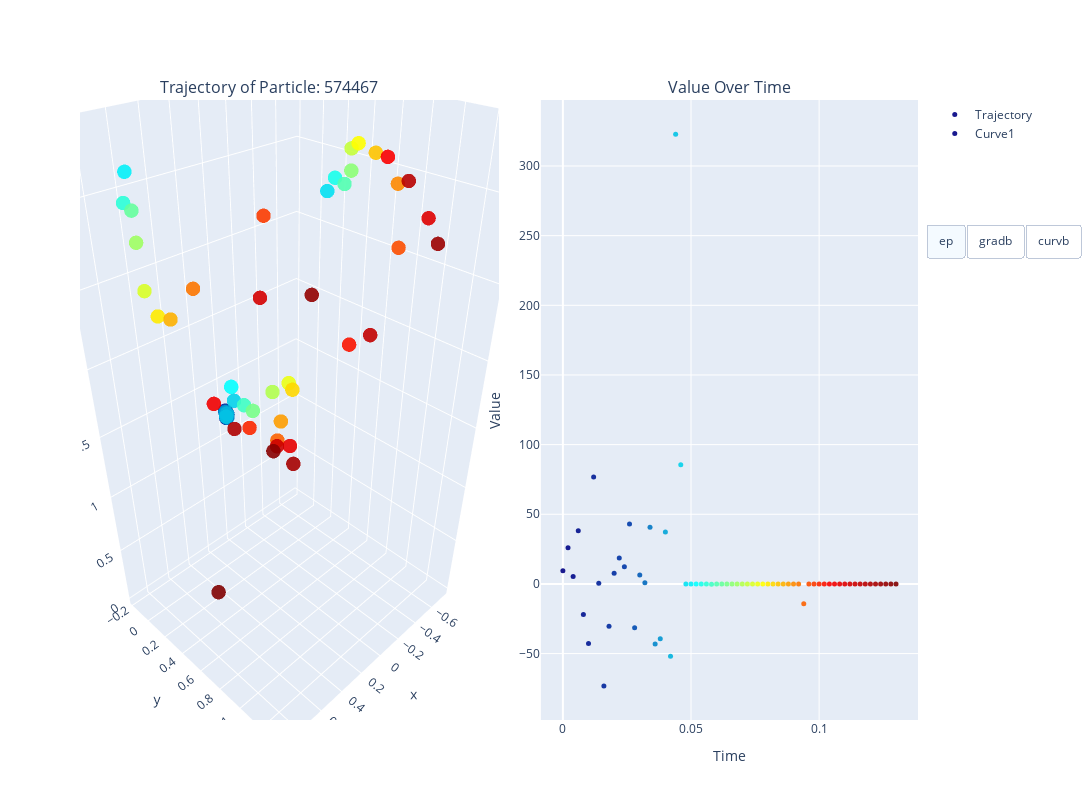

Notebook code cell kept with this figure:
### Code cell
singlef = ens.derive_single_traj(574467)
singlef.plot_traj(bin=20)

### Figure 1 — Plotly figure (JSON) as saved in the notebook; plotly's stock layout.template omitted (floating-point values rounded to 4 significant figures)
{"data": [{"hoverinfo": "text+x+y", "hovertemplate": "%{text}<br><b>X:</b> %{x}<br><b>Z:</b> %{y}<extra></extra>", "marker": {"color": [0, 0.002, 0.004, 0.006, 0.008, 0.01, 0.012, 0.014, 0.016, 0.018, 0.02, 0.022, 0.024, 0.026, 0.028, 0.03, 0.032, 0.034, 0.036, 0.038, 0.04, 0.042, 0.044, 0.046, 0.048, 0.05, 0.052, 0.054, 0.056, 0.058, 0.06, 0.062, 0.064, 0.066, 0.068, 0.07, 0.072, 0.074, 0.076, 0.078, 0.08, 0.082, 0.084, 0.086, 0.088, 0.09, 0.092, 0.094, 0.096, 0.098, 0.1, 0.102, 0.104, 0.106, 0.108, 0.11, 0.112, 0.114, 0.116, 0.118, 0.12, 0.122, 0.124, 0.126, 0.128, 0.13], "colorscale": [[0, "rgb(0,0,131)"], [0.2, "rgb(0,60,170)"], [0.4, "rgb(5,255,255)"], [0.6, "rgb(255,255,0)"], [0.8, "rgb(250,0,0)"], [1, "rgb(128,0,0)"]], "opacity": 0.9, "size": 5}, "mode": "markers", "name": "Trajectory", "scene": "scene", "text": ["<b>Time:</b> 0.0<br><b>Index:</b> 574467.0<br><b>Energy:</b> 6.01782e-05", "<b>Time:</b> 0.002<br><b>Index:</b> 574467.0<br><b>Energy:</b> 6.806544e-05", "<b>Time:</b> 0.004<br><b>Index:</b> 574467.0<br><b>Energy:</b> 0.0002553029", "<b>Time:</b> 0.006<br><b>Index:</b> 574467.0<br><b>Energy:</b> 0.0009240719", "<b>Time:</b> 0.008<br><b>Index:</b> 574467.0<br><b>Energy:</b> 0.001747268", "<b>Time:</b> 0.01<br><b>Index:</b> 574467.0<br><b>Energy:</b> 0.001300959", "<b>Time:</b> 0.012<br><b>Index:</b> 574467.0<br><b>Energy:</b> 0.0003247217", "<b>Time:</b> 0.014<br><b>Index:</b> 574467.0<br><b>Energy:</b> 0.001469992", "<b>Time:</b> 0.016<br><b>Index:</b> 574467.0<br><b>Energy:</b> 0.001071312", "<b>Time:</b> 0.018<br><b>Index:</b> 574467.0<br><b>Energy:</b> 0.0001247085", "<b>Time:</b> 0.02<br><b>Index:</b> 574467.0<br><b>Energy:</b> 4.240569e-05", "<b>Time:</b> 0.022<br><b>Index:</b> 574467.0<br><b>Energy:</b> 0.0001559343", "<b>Time:</b> 0.024<br><b>Index:</b> 574467.0<br><b>Energy:</b> 0.0001414773", "<b>Time:</b> 0.026<br><b>Index:</b> 574467.0<br><b>Energy:</b> 8.355911e-05", "<b>Time:</b> 0.028<br><b>Index:</b> 574467.0<br><b>Energy:</b> 0.001808661", "<b>Time:</b> 0.03<br><b>Index:</b> 574467.0<br><b>Energy:</b> 5.468126e-05", "<b>Time:</b> 0.032<br><b>Index:</b> 574467.0<br><b>Energy:</b> 0.0001434832", "<b>Time:</b> 0.034<br><b>Index:</b> 574467.0<br><b>Energy:</b> 0.0006893162", "<b>Time:</b> 0.036<br><b>Index:</b> 574467.0<br><b>Energy:</b> 0.0009828553", "<b>Time:</b> 0.038<br><b>Index:</b> 574467.0<br><b>Energy:</b> 0.0002103651", "<b>Time:</b> 0.04<br><b>Index:</b> 574467.0<br><b>Energy:</b> 0.0003828258", "<b>Time:</b> 0.042<br><b>Index:</b> 574467.0<br><b>Energy:</b> 0.001814743", "<b>Time:</b> 0.044<br><b>Index:</b> 574467.0<br><b>Energy:</b> 3.893569e-05", "<b>Time:</b> 0.046<br><b>Index:</b> 574467.0<br><b>Energy:</b> 0.0503221", "<b>Time:</b> 0.048<br><b>Index:</b> 574467.0<br><b>Energy:</b> 0.06792942", "<b>Time:</b> 0.05<br><b>Index:</b> 574467.0<br><b>Energy:</b> 0.06783496", "<b>Time:</b> 0.052<br><b>Index:</b> 574467.0<br><b>Energy:</b> 0.06776957", "<b>Time:</b> 0.054<br><b>Index:</b> 574467.0<br><b>Energy:</b> 0.06831349", "<b>Time:</b> 0.056<br><b>Index:</b> 574467.0<br><b>Energy:</b> 0.06822633", "<b>Time:</b> 0.058<br><b>Index:</b> 574467.0<br><b>Energy:</b> 0.0681722", "<b>Time:</b> 0.06<br><b>Index:</b> 574467.0<br><b>Energy:</b> 0.06875262", "<b>Time:</b> 0.062<br><b>Index:</b> 574467.0<br><b>Energy:</b> 0.06864947", "<b>Time:</b> 0.064<br><b>Index:</b> 574467.0<br><b>Energy:</b> 0.07078049", "<b>Time:</b> 0.066<br><b>Index:</b> 574467.0<br><b>Energy:</b> 0.06953995", "<b>Time:</b> 0.068<br><b>Index:</b> 574467.0<br><b>Energy:</b> 0.06943173", "<b>Time:</b> 0.07<br><b>Index:</b> 574467.0<br><b>Energy:</b> 0.06925083", "<b>Time:</b> 0.072<br><b>Index:</b> 574467.0<br><b>Energy:</b> 0.06935402", "<b>Time:</b> 0.074<br><b>Index:</b> 574467.0<br><b>Energy:</b> 0.0692107", "<b>Time:</b> 0.076<br><b>Index:</b> 574467.0<br><b>Energy:</b> 0.06891945", "<b>Time:</b> 0.078<br><b>Index:</b> 574467.0<br><b>Energy:</b> 0.06903909", "<b>Time:</b> 0.08<br><b>Index:</b> 574467.0<br><b>Energy:</b> 0.06885941", "<b>Time:</b> 0.082<br><b>Index:</b> 574467.0<br><b>Energy:</b> 0.06838415", "<b>Time:</b> 0.084<br><b>Index:</b> 574467.0<br><b>Energy:</b> 0.06849056", "<b>Time:</b> 0.086<br><b>Index:</b> 574467.0<br><b>Energy:</b> 0.06831885", "<b>Time:</b> 0.088<br><b>Index:</b> 574467.0<br><b>Energy:</b> 0.06817933", "<b>Time:</b> 0.09<br><b>Index:</b> 574467.0<br><b>Energy:</b> 0.06828257", "<b>Time:</b> 0.092<br><b>Index:</b> 574467.0<br><b>Energy:</b> 0.06813772", "<b>Time:</b> 0.094<br><b>Index:</b> 574467.0<br><b>Energy:</b> 0.06805248", "<b>Time:</b> 0.096<br><b>Index:</b> 574467.0<br><b>Energy:</b> 0.06791226", "<b>Time:</b> 0.098<br><b>Index:</b> 574467.0<br><b>Energy:</b> 0.06791322", "<b>Time:</b> 0.1<br><b>Index:</b> 574467.0<br><b>Energy:</b> 0.06780767", "<b>Time:</b> 0.102<br><b>Index:</b> 574467.0<br><b>Energy:</b> 0.06783799", "<b>Time:</b> 0.104<br><b>Index:</b> 574467.0<br><b>Energy:</b> 0.06789253", "<b>Time:</b> 0.106<br><b>Index:</b> 574467.0<br><b>Energy:</b> 0.06772152", "<b>Time:</b> 0.108<br><b>Index:</b> 574467.0<br><b>Energy:</b> 0.06761843", "<b>Time:</b> 0.11<br><b>Index:</b> 574467.0<br><b>Energy:</b> 0.06763294", "<b>Time:</b> 0.112<br><b>Index:</b> 574467.0<br><b>Energy:</b> 0.06750789", "<b>Time:</b> 0.114<br><b>Index:</b> 574467.0<br><b>Energy:</b> 0.06747736", "<b>Time:</b> 0.116<br><b>Index:</b> 574467.0<br><b>Energy:</b> 0.0673124", "<b>Time:</b> 0.118<br><b>Index:</b> 574467.0<br><b>Energy:</b> 0.06731645", "<b>Time:</b> 0.12<br><b>Index:</b> 574467.0<br><b>Energy:</b> 0.0672325", "<b>Time:</b> 0.122<br><b>Index:</b> 574467.0<br><b>Energy:</b> 0.0670199", "<b>Time:</b> 0.124<br><b>Index:</b> 574467.0<br><b>Energy:</b> 0.0670006", "<b>Time:</b> 0.126<br><b>Index:</b> 574467.0<br><b>Energy:</b> 0.06694896", "<b>Time:</b> 0.128<br><b>Index:</b> 574467.0<br><b>Energy:</b> 0.06695233", "<b>Time:</b> 0.13<br><b>Index:</b> 574467.0<br><b>Energy:</b> 0.06616479"], "type": "scatter3d", "x": [-0.01726, -0.01742, -0.01842, -0.0227, -0.02251, -0.01732, -0.01548, -0.02132, -0.02276, -0.01859, -0.01826, -0.0187, -0.01854, -0.01821, -0.02203, -0.01912, -0.01653, -0.02129, -0.02211, -0.01895, -0.02219, -0.02038, -0.01892, -0.01294, -0.738, 0.582, 0.06536, -0.681, 0.6897, 0.04227, -0.6536, 0.7215, 0.05045, -0.587, 0.7987, -0.07291, -0.4536, 0.8612, -0.1439, -0.3734, 0.8872, -0.1289, -0.3949, 0.9073, 0.002157, -0.532, 0.8827, 0.08014, -0.6473, 0.6393, 0.3956, -0.4317, -0.03396, 0.8397, 0.004827, -0.6087, 0.8149, 0.2085, -0.5142, 0.05434, 0.8002, -0.001178, -0.6607, 0.7137, 0.3253, 0.4774], "y": [-0.1715, -0.1714, -0.1693, -0.1637, -0.1598, -0.1698, -0.1755, -0.1614, -0.163, -0.1697, -0.1706, -0.1693, -0.1696, -0.1703, -0.1594, -0.1774, -0.1769, -0.1651, -0.164, -0.1765, -0.1735, -0.1618, -0.1716, -0.06873, 0.09581, -0.1555, 0.00402, 0.208, -0.03612, 0.1008, 0.3108, 0.08265, 0.1978, 0.4157, 0.2088, 0.2607, 0.5235, 0.3264, 0.3418, 0.639, 0.4578, 0.3905, 0.742, 0.5927, 0.4155, 0.8003, 0.7581, 0.4618, 0.7584, 0.9752, 0.5528, 0.5981, 1.102, 0.7953, 0.5025, 0.9723, 1.131, 0.5915, 0.6969, 1.296, 0.8988, 0.528, 1.019, 1.337, 0.6813, 0.2274], "z": [1.184, 1.184, 1.179, 1.186, 1.211, 1.238, 1.242, 1.22, 1.189, 1.182, 1.184, 1.182, 1.182, 1.184, 1.21, 1.229, 1.232, 1.183, 1.187, 1.226, 1.217, 1.22, 1.19, 1.382, 2.732, 3.095, 1.57, 2.856, 2.984, 1.456, 2.849, 2.983, 1.461, 2.968, 2.871, 1.584, 3.144, 2.667, 1.659, 3.21, 2.584, 1.637, 3.177, 2.626, 1.461, 2.994, 2.837, 1.372, 2.575, 3.173, 1.688, 1.937, 3.307, 2.199, 1.308, 2.824, 2.9, 1.468, 2.012, 3.261, 2.076, 1.167, 2.672, 2.951, 1.544, 0.04314]}, {"hoverinfo": "text+x+y", "hovertemplate": "%{text}<br><b>X:</b> %{x}<br><b>Z:</b> %{y}<extra></extra>", "marker": {"color": [0, 0.002, 0.004, 0.006, 0.008, 0.01, 0.012, 0.014, 0.016, 0.018, 0.02, 0.022, 0.024, 0.026, 0.028, 0.03, 0.032, 0.034, 0.036, 0.038, 0.04, 0.042, 0.044, 0.046, 0.048, 0.05, 0.052, 0.054, 0.056, 0.058, 0.06, 0.062, 0.064, 0.066, 0.068, 0.07, 0.072, 0.074, 0.076, 0.078, 0.08, 0.082, 0.084, 0.086, 0.088, 0.09, 0.092, 0.094, 0.096, 0.098, 0.1, 0.102, 0.104, 0.106, 0.108, 0.11, 0.112, 0.114, 0.116, 0.118, 0.12, 0.122, 0.124, 0.126, 0.128, 0.13], "colorscale": [[0, "rgb(0,0,131)"], [0.2, "rgb(0,60,170)"], [0.4, "rgb(5,255,255)"], [0.6, "rgb(255,255,0)"], [0.8, "rgb(250,0,0)"], [1, "rgb(128,0,0)"]], "opacity": 0.9, "size": 5}, "mode": "markers", "name": "Curve1", "text": ["<b>Time:</b> 0.0<br><b>Index:</b> 574467.0<br><b>Energy:</b> 6.01782e-05", "<b>Time:</b> 0.002<br><b>Index:</b> 574467.0<br><b>Energy:</b> 6.806544e-05", "<b>Time:</b> 0.004<br><b>Index:</b> 574467.0<br><b>Energy:</b> 0.0002553029", "<b>Time:</b> 0.006<br><b>Index:</b> 574467.0<br><b>Energy:</b> 0.0009240719", "<b>Time:</b> 0.008<br><b>Index:</b> 574467.0<br><b>Energy:</b> 0.001747268", "<b>Time:</b> 0.01<br><b>Index:</b> 574467.0<br><b>Energy:</b> 0.001300959", "<b>Time:</b> 0.012<br><b>Index:</b> 574467.0<br><b>Energy:</b> 0.0003247217", "<b>Time:</b> 0.014<br><b>Index:</b> 574467.0<br><b>Energy:</b> 0.001469992", "<b>Time:</b> 0.016<br><b>Index:</b> 574467.0<br><b>Energy:</b> 0.001071312", "<b>Time:</b> 0.018<br><b>Index:</b> 574467.0<br><b>Energy:</b> 0.0001247085", "<b>Time:</b> 0.02<br><b>Index:</b> 574467.0<br><b>Energy:</b> 4.240569e-05", "<b>Time:</b> 0.022<br><b>Index:</b> 574467.0<br><b>Energy:</b> 0.0001559343", "<b>Time:</b> 0.024<br><b>Index:</b> 574467.0<br><b>Energy:</b> 0.0001414773", "<b>Time:</b> 0.026<br><b>Index:</b> 574467.0<br><b>Energy:</b> 8.355911e-05", "<b>Time:</b> 0.028<br><b>Index:</b> 574467.0<br><b>Energy:</b> 0.001808661", "<b>Time:</b> 0.03<br><b>Index:</b> 574467.0<br><b>Energy:</b> 5.468126e-05", "<b>Time:</b> 0.032<br><b>Index:</b> 574467.0<br><b>Energy:</b> 0.0001434832", "<b>Time:</b> 0.034<br><b>Index:</b> 574467.0<br><b>Energy:</b> 0.0006893162", "<b>Time:</b> 0.036<br><b>Index:</b> 574467.0<br><b>Energy:</b> 0.0009828553", "<b>Time:</b> 0.038<br><b>Index:</b> 574467.0<br><b>Energy:</b> 0.0002103651", "<b>Time:</b> 0.04<br><b>Index:</b> 574467.0<br><b>Energy:</b> 0.0003828258", "<b>Time:</b> 0.042<br><b>Index:</b> 574467.0<br><b>Energy:</b> 0.001814743", "<b>Time:</b> 0.044<br><b>Index:</b> 574467.0<br><b>Energy:</b> 3.893569e-05", "<b>Time:</b> 0.046<br><b>Index:</b> 574467.0<br><b>Energy:</b> 0.0503221", "<b>Time:</b> 0.048<br><b>Index:</b> 574467.0<br><b>Energy:</b> 0.06792942", "<b>Time:</b> 0.05<br><b>Index:</b> 574467.0<br><b>Energy:</b> 0.06783496", "<b>Time:</b> 0.052<br><b>Index:</b> 574467.0<br><b>Energy:</b> 0.06776957", "<b>Time:</b> 0.054<br><b>Index:</b> 574467.0<br><b>Energy:</b> 0.06831349", "<b>Time:</b> 0.056<br><b>Index:</b> 574467.0<br><b>Energy:</b> 0.06822633", "<b>Time:</b> 0.058<br><b>Index:</b> 574467.0<br><b>Energy:</b> 0.0681722", "<b>Time:</b> 0.06<br><b>Index:</b> 574467.0<br><b>Energy:</b> 0.06875262", "<b>Time:</b> 0.062<br><b>Index:</b> 574467.0<br><b>Energy:</b> 0.06864947", "<b>Time:</b> 0.064<br><b>Index:</b> 574467.0<br><b>Energy:</b> 0.07078049", "<b>Time:</b> 0.066<br><b>Index:</b> 574467.0<br><b>Energy:</b> 0.06953995", "<b>Time:</b> 0.068<br><b>Index:</b> 574467.0<br><b>Energy:</b> 0.06943173", "<b>Time:</b> 0.07<br><b>Index:</b> 574467.0<br><b>Energy:</b> 0.06925083", "<b>Time:</b> 0.072<br><b>Index:</b> 574467.0<br><b>Energy:</b> 0.06935402", "<b>Time:</b> 0.074<br><b>Index:</b> 574467.0<br><b>Energy:</b> 0.0692107", "<b>Time:</b> 0.076<br><b>Index:</b> 574467.0<br><b>Energy:</b> 0.06891945", "<b>Time:</b> 0.078<br><b>Index:</b> 574467.0<br><b>Energy:</b> 0.06903909", "<b>Time:</b> 0.08<br><b>Index:</b> 574467.0<br><b>Energy:</b> 0.06885941", "<b>Time:</b> 0.082<br><b>Index:</b> 574467.0<br><b>Energy:</b> 0.06838415", "<b>Time:</b> 0.084<br><b>Index:</b> 574467.0<br><b>Energy:</b> 0.06849056", "<b>Time:</b> 0.086<br><b>Index:</b> 574467.0<br><b>Energy:</b> 0.06831885", "<b>Time:</b> 0.088<br><b>Index:</b> 574467.0<br><b>Energy:</b> 0.06817933", "<b>Time:</b> 0.09<br><b>Index:</b> 574467.0<br><b>Energy:</b> 0.06828257", "<b>Time:</b> 0.092<br><b>Index:</b> 574467.0<br><b>Energy:</b> 0.06813772", "<b>Time:</b> 0.094<br><b>Index:</b> 574467.0<br><b>Energy:</b> 0.06805248", "<b>Time:</b> 0.096<br><b>Index:</b> 574467.0<br><b>Energy:</b> 0.06791226", "<b>Time:</b> 0.098<br><b>Index:</b> 574467.0<br><b>Energy:</b> 0.06791322", "<b>Time:</b> 0.1<br><b>Index:</b> 574467.0<br><b>Energy:</b> 0.06780767", "<b>Time:</b> 0.102<br><b>Index:</b> 574467.0<br><b>Energy:</b> 0.06783799", "<b>Time:</b> 0.104<br><b>Index:</b> 574467.0<br><b>Energy:</b> 0.06789253", "<b>Time:</b> 0.106<br><b>Index:</b> 574467.0<br><b>Energy:</b> 0.06772152", "<b>Time:</b> 0.108<br><b>Index:</b> 574467.0<br><b>Energy:</b> 0.06761843", "<b>Time:</b> 0.11<br><b>Index:</b> 574467.0<br><b>Energy:</b> 0.06763294", "<b>Time:</b> 0.112<br><b>Index:</b> 574467.0<br><b>Energy:</b> 0.06750789", "<b>Time:</b> 0.114<br><b>Index:</b> 574467.0<br><b>Energy:</b> 0.06747736", "<b>Time:</b> 0.116<br><b>Index:</b> 574467.0<br><b>Energy:</b> 0.0673124", "<b>Time:</b> 0.118<br><b>Index:</b> 574467.0<br><b>Energy:</b> 0.06731645", "<b>Time:</b> 0.12<br><b>Index:</b> 574467.0<br><b>Energy:</b> 0.0672325", "<b>Time:</b> 0.122<br><b>Index:</b> 574467.0<br><b>Energy:</b> 0.0670199", "<b>Time:</b> 0.124<br><b>Index:</b> 574467.0<br><b>Energy:</b> 0.0670006", "<b>Time:</b> 0.126<br><b>Index:</b> 574467.0<br><b>Energy:</b> 0.06694896", "<b>Time:</b> 0.128<br><b>Index:</b> 574467.0<br><b>Energy:</b> 0.06695233", "<b>Time:</b> 0.13<br><b>Index:</b> 574467.0<br><b>Energy:</b> 0.06616479"], "type": "scatter", "visible": true, "x": [0, 0.002, 0.004, 0.006, 0.008, 0.01, 0.012, 0.014, 0.016, 0.018, 0.02, 0.022, 0.024, 0.026, 0.028, 0.03, 0.032, 0.034, 0.036, 0.038, 0.04, 0.042, 0.044, 0.046, 0.048, 0.05, 0.052, 0.054, 0.056, 0.058, 0.06, 0.062, 0.064, 0.066, 0.068, 0.07, 0.072, 0.074, 0.076, 0.078, 0.08, 0.082, 0.084, 0.086, 0.088, 0.09, 0.092, 0.094, 0.096, 0.098, 0.1, 0.102, 0.104, 0.106, 0.108, 0.11, 0.112, 0.114, 0.116, 0.118, 0.12, 0.122, 0.124, 0.126, 0.128, 0.13], "xaxis": "x", "y": [9.408, 26.02, 5.278, 38.1, -21.91, -42.77, 76.84, 0.4669, -73.19, -30.42, 7.623, 18.53, 12.25, 43.07, -31.38, 6.33, 0.8121, 40.71, -43.14, -39.3, 37.33, -51.91, 322.9, 85.63, -9.3e-12, 5.032e-13, -9.033e-14, 7.991e-13, -2.76e-12, -0.1999, -7.049e-13, -1.551e-13, -9.748e-13, 1.199e-13, -1.509e-12, -3.433e-12, -7.472e-12, 7.651e-13, 2.895e-13, 8.516e-12, -4.02e-12, 1.017e-12, 3.81e-12, -9.55e-13, -3.188e-13, -7.481e-12, -1.907e-13, -14.22, 9.628e-12, 1.621e-11, -6.317e-13, 1.194e-11, -2.48e-11, 1.916e-12, 6.94e-12, 3.568e-11, 6.628e-12, -7.738e-13, -3.357e-12, 4.924e-12, -4.01e-13, -1.121e-12, 6.131e-12, 1.952e-12, -1.451e-11, -5.536e-12], "yaxis": "y"}, {"hoverinfo": "text+x+y", "hovertemplate": "%{text}<br><b>X:</b> %{x}<br><b>Z:</b> %{y}<extra></extra>", "marker": {"color": [0, 0.002, 0.004, 0.006, 0.008, 0.01, 0.012, 0.014, 0.016, 0.018, 0.02, 0.022, 0.024, 0.026, 0.028, 0.03, 0.032, 0.034, 0.036, 0.038, 0.04, 0.042, 0.044, 0.046, 0.048, 0.05, 0.052, 0.054, 0.056, 0.058, 0.06, 0.062, 0.064, 0.066, 0.068, 0.07, 0.072, 0.074, 0.076, 0.078, 0.08, 0.082, 0.084, 0.086, 0.088, 0.09, 0.092, 0.094, 0.096, 0.098, 0.1, 0.102, 0.104, 0.106, 0.108, 0.11, 0.112, 0.114, 0.116, 0.118, 0.12, 0.122, 0.124, 0.126, 0.128, 0.13], "colorscale": [[0, "rgb(0,0,131)"], [0.2, "rgb(0,60,170)"], [0.4, "rgb(5,255,255)"], [0.6, "rgb(255,255,0)"], [0.8, "rgb(250,0,0)"], [1, "rgb(128,0,0)"]], "opacity": 0.9, "size": 5}, "mode": "markers", "name": "Curve2", "text": ["<b>Time:</b> 0.0<br><b>Index:</b> 574467.0<br><b>Energy:</b> 6.01782e-05", "<b>Time:</b> 0.002<br><b>Index:</b> 574467.0<br><b>Energy:</b> 6.806544e-05", "<b>Time:</b> 0.004<br><b>Index:</b> 574467.0<br><b>Energy:</b> 0.0002553029", "<b>Time:</b> 0.006<br><b>Index:</b> 574467.0<br><b>Energy:</b> 0.0009240719", "<b>Time:</b> 0.008<br><b>Index:</b> 574467.0<br><b>Energy:</b> 0.001747268", "<b>Time:</b> 0.01<br><b>Index:</b> 574467.0<br><b>Energy:</b> 0.001300959", "<b>Time:</b> 0.012<br><b>Index:</b> 574467.0<br><b>Energy:</b> 0.0003247217", "<b>Time:</b> 0.014<br><b>Index:</b> 574467.0<br><b>Energy:</b> 0.001469992", "<b>Time:</b> 0.016<br><b>Index:</b> 574467.0<br><b>Energy:</b> 0.001071312", "<b>Time:</b> 0.018<br><b>Index:</b> 574467.0<br><b>Energy:</b> 0.0001247085", "<b>Time:</b> 0.02<br><b>Index:</b> 574467.0<br><b>Energy:</b> 4.240569e-05", "<b>Time:</b> 0.022<br><b>Index:</b> 574467.0<br><b>Energy:</b> 0.0001559343", "<b>Time:</b> 0.024<br><b>Index:</b> 574467.0<br><b>Energy:</b> 0.0001414773", "<b>Time:</b> 0.026<br><b>Index:</b> 574467.0<br><b>Energy:</b> 8.355911e-05", "<b>Time:</b> 0.028<br><b>Index:</b> 574467.0<br><b>Energy:</b> 0.001808661", "<b>Time:</b> 0.03<br><b>Index:</b> 574467.0<br><b>Energy:</b> 5.468126e-05", "<b>Time:</b> 0.032<br><b>Index:</b> 574467.0<br><b>Energy:</b> 0.0001434832", "<b>Time:</b> 0.034<br><b>Index:</b> 574467.0<br><b>Energy:</b> 0.0006893162", "<b>Time:</b> 0.036<br><b>Index:</b> 574467.0<br><b>Energy:</b> 0.0009828553", "<b>Time:</b> 0.038<br><b>Index:</b> 574467.0<br><b>Energy:</b> 0.0002103651", "<b>Time:</b> 0.04<br><b>Index:</b> 574467.0<br><b>Energy:</b> 0.0003828258", "<b>Time:</b> 0.042<br><b>Index:</b> 574467.0<br><b>Energy:</b> 0.001814743", "<b>Time:</b> 0.044<br><b>Index:</b> 574467.0<br><b>Energy:</b> 3.893569e-05", "<b>Time:</b> 0.046<br><b>Index:</b> 574467.0<br><b>Energy:</b> 0.0503221", "<b>Time:</b> 0.048<br><b>Index:</b> 574467.0<br><b>Energy:</b> 0.06792942", "<b>Time:</b> 0.05<br><b>Index:</b> 574467.0<br><b>Energy:</b> 0.06783496", "<b>Time:</b> 0.052<br><b>Index:</b> 574467.0<br><b>Energy:</b> 0.06776957", "<b>Time:</b> 0.054<br><b>Index:</b> 574467.0<br><b>Energy:</b> 0.06831349", "<b>Time:</b> 0.056<br><b>Index:</b> 574467.0<br><b>Energy:</b> 0.06822633", "<b>Time:</b> 0.058<br><b>Index:</b> 574467.0<br><b>Energy:</b> 0.0681722", "<b>Time:</b> 0.06<br><b>Index:</b> 574467.0<br><b>Energy:</b> 0.06875262", "<b>Time:</b> 0.062<br><b>Index:</b> 574467.0<br><b>Energy:</b> 0.06864947", "<b>Time:</b> 0.064<br><b>Index:</b> 574467.0<br><b>Energy:</b> 0.07078049", "<b>Time:</b> 0.066<br><b>Index:</b> 574467.0<br><b>Energy:</b> 0.06953995", "<b>Time:</b> 0.068<br><b>Index:</b> 574467.0<br><b>Energy:</b> 0.06943173", "<b>Time:</b> 0.07<br><b>Index:</b> 574467.0<br><b>Energy:</b> 0.06925083", "<b>Time:</b> 0.072<br><b>Index:</b> 574467.0<br><b>Energy:</b> 0.06935402", "<b>Time:</b> 0.074<br><b>Index:</b> 574467.0<br><b>Energy:</b> 0.0692107", "<b>Time:</b> 0.076<br><b>Index:</b> 574467.0<br><b>Energy:</b> 0.06891945", "<b>Time:</b> 0.078<br><b>Index:</b> 574467.0<br><b>Energy:</b> 0.06903909", "<b>Time:</b> 0.08<br><b>Index:</b> 574467.0<br><b>Energy:</b> 0.06885941", "<b>Time:</b> 0.082<br><b>Index:</b> 574467.0<br><b>Energy:</b> 0.06838415", "<b>Time:</b> 0.084<br><b>Index:</b> 574467.0<br><b>Energy:</b> 0.06849056", "<b>Time:</b> 0.086<br><b>Index:</b> 574467.0<br><b>Energy:</b> 0.06831885", "<b>Time:</b> 0.088<br><b>Index:</b> 574467.0<br><b>Energy:</b> 0.06817933", "<b>Time:</b> 0.09<br><b>Index:</b> 574467.0<br><b>Energy:</b> 0.06828257", "<b>Time:</b> 0.092<br><b>Index:</b> 574467.0<br><b>Energy:</b> 0.06813772", "<b>Time:</b> 0.094<br><b>Index:</b> 574467.0<br><b>Energy:</b> 0.06805248", "<b>Time:</b> 0.096<br><b>Index:</b> 574467.0<br><b>Energy:</b> 0.06791226", "<b>Time:</b> 0.098<br><b>Index:</b> 574467.0<br><b>Energy:</b> 0.06791322", "<b>Time:</b> 0.1<br><b>Index:</b> 574467.0<br><b>Energy:</b> 0.06780767", "<b>Time:</b> 0.102<br><b>Index:</b> 574467.0<br><b>Energy:</b> 0.06783799", "<b>Time:</b> 0.104<br><b>Index:</b> 574467.0<br><b>Energy:</b> 0.06789253", "<b>Time:</b> 0.106<br><b>Index:</b> 574467.0<br><b>Energy:</b> 0.06772152", "<b>Time:</b> 0.108<br><b>Index:</b> 574467.0<br><b>Energy:</b> 0.06761843", "<b>Time:</b> 0.11<br><b>Index:</b> 574467.0<br><b>Energy:</b> 0.06763294", "<b>Time:</b> 0.112<br><b>Index:</b> 574467.0<br><b>Energy:</b> 0.06750789", "<b>Time:</b> 0.114<br><b>Index:</b> 574467.0<br><b>Energy:</b> 0.06747736", "<b>Time:</b> 0.116<br><b>Index:</b> 574467.0<br><b>Energy:</b> 0.0673124", "<b>Time:</b> 0.118<br><b>Index:</b> 574467.0<br><b>Energy:</b> 0.06731645", "<b>Time:</b> 0.12<br><b>Index:</b> 574467.0<br><b>Energy:</b> 0.0672325", "<b>Time:</b> 0.122<br><b>Index:</b> 574467.0<br><b>Energy:</b> 0.0670199", "<b>Time:</b> 0.124<br><b>Index:</b> 574467.0<br><b>Energy:</b> 0.0670006", "<b>Time:</b> 0.126<br><b>Index:</b> 574467.0<br><b>Energy:</b> 0.06694896", "<b>Time:</b> 0.128<br><b>Index:</b> 574467.0<br><b>Energy:</b> 0.06695233", "<b>Time:</b> 0.13<br><b>Index:</b> 574467.0<br><b>Energy:</b> 0.06616479"], "type": "scatter", "visible": false, "x": [0, 0.002, 0.004, 0.006, 0.008, 0.01, 0.012, 0.014, 0.016, 0.018, 0.02, 0.022, 0.024, 0.026, 0.028, 0.03, 0.032, 0.034, 0.036, 0.038, 0.04, 0.042, 0.044, 0.046, 0.048, 0.05, 0.052, 0.054, 0.056, 0.058, 0.06, 0.062, 0.064, 0.066, 0.068, 0.07, 0.072, 0.074, 0.076, 0.078, 0.08, 0.082, 0.084, 0.086, 0.088, 0.09, 0.092, 0.094, 0.096, 0.098, 0.1, 0.102, 0.104, 0.106, 0.108, 0.11, 0.112, 0.114, 0.116, 0.118, 0.12, 0.122, 0.124, 0.126, 0.128, 0.13], "xaxis": "x", "y": [0.1345, -0.7146, 0.1251, -0.1419, 0.2382, 0.1323, -0.8277, -0.664, 1.914, -1.175, -0.05124, -0.1098, -0.6524, -0.1989, 0.9957, -0.3763, 0.9416, -0.5857, 0.5729, 0.427, -1.132, 0.6261, -0.1311, -2.033, 0.2294, -0.2926, -0.3531, 0.4506, 0.4394, -1.109, 0.5499, 0.2345, 0.02851, 0.9035, 0.04033, 1.349, -0.1936, 0.05352, 1.831, -0.4542, 0.002531, 1.715, -0.2425, 0.466, 0.7808, 0.3404, 0.2169, -0.5406, 1.766, -0.6055, 0.08064, 1.27, -0.5135, 0.3413, -0.2259, 0.3185, 0.1319, -0.1849, 0.72, -0.1888, 0.2834, -0.2724, 0.6843, -0.01545, -11.79, -4.48], "yaxis": "y"}, {"hoverinfo": "text+x+y", "hovertemplate": "%{text}<br><b>X:</b> %{x}<br><b>Z:</b> %{y}<extra></extra>", "marker": {"color": [0, 0.002, 0.004, 0.006, 0.008, 0.01, 0.012, 0.014, 0.016, 0.018, 0.02, 0.022, 0.024, 0.026, 0.028, 0.03, 0.032, 0.034, 0.036, 0.038, 0.04, 0.042, 0.044, 0.046, 0.048, 0.05, 0.052, 0.054, 0.056, 0.058, 0.06, 0.062, 0.064, 0.066, 0.068, 0.07, 0.072, 0.074, 0.076, 0.078, 0.08, 0.082, 0.084, 0.086, 0.088, 0.09, 0.092, 0.094, 0.096, 0.098, 0.1, 0.102, 0.104, 0.106, 0.108, 0.11, 0.112, 0.114, 0.116, 0.118, 0.12, 0.122, 0.124, 0.126, 0.128, 0.13], "colorscale": [[0, "rgb(0,0,131)"], [0.2, "rgb(0,60,170)"], [0.4, "rgb(5,255,255)"], [0.6, "rgb(255,255,0)"], [0.8, "rgb(250,0,0)"], [1, "rgb(128,0,0)"]], "opacity": 0.9, "size": 5}, "mode": "markers", "name": "Curve3", "text": ["<b>Time:</b> 0.0<br><b>Index:</b> 574467.0<br><b>Energy:</b> 6.01782e-05", "<b>Time:</b> 0.002<br><b>Index:</b> 574467.0<br><b>Energy:</b> 6.806544e-05", "<b>Time:</b> 0.004<br><b>Index:</b> 574467.0<br><b>Energy:</b> 0.0002553029", "<b>Time:</b> 0.006<br><b>Index:</b> 574467.0<br><b>Energy:</b> 0.0009240719", "<b>Time:</b> 0.008<br><b>Index:</b> 574467.0<br><b>Energy:</b> 0.001747268", "<b>Time:</b> 0.01<br><b>Index:</b> 574467.0<br><b>Energy:</b> 0.001300959", "<b>Time:</b> 0.012<br><b>Index:</b> 574467.0<br><b>Energy:</b> 0.0003247217", "<b>Time:</b> 0.014<br><b>Index:</b> 574467.0<br><b>Energy:</b> 0.001469992", "<b>Time:</b> 0.016<br><b>Index:</b> 574467.0<br><b>Energy:</b> 0.001071312", "<b>Time:</b> 0.018<br><b>Index:</b> 574467.0<br><b>Energy:</b> 0.0001247085", "<b>Time:</b> 0.02<br><b>Index:</b> 574467.0<br><b>Energy:</b> 4.240569e-05", "<b>Time:</b> 0.022<br><b>Index:</b> 574467.0<br><b>Energy:</b> 0.0001559343", "<b>Time:</b> 0.024<br><b>Index:</b> 574467.0<br><b>Energy:</b> 0.0001414773", "<b>Time:</b> 0.026<br><b>Index:</b> 574467.0<br><b>Energy:</b> 8.355911e-05", "<b>Time:</b> 0.028<br><b>Index:</b> 574467.0<br><b>Energy:</b> 0.001808661", "<b>Time:</b> 0.03<br><b>Index:</b> 574467.0<br><b>Energy:</b> 5.468126e-05", "<b>Time:</b> 0.032<br><b>Index:</b> 574467.0<br><b>Energy:</b> 0.0001434832", "<b>Time:</b> 0.034<br><b>Index:</b> 574467.0<br><b>Energy:</b> 0.0006893162", "<b>Time:</b> 0.036<br><b>Index:</b> 574467.0<br><b>Energy:</b> 0.0009828553", "<b>Time:</b> 0.038<br><b>Index:</b> 574467.0<br><b>Energy:</b> 0.0002103651", "<b>Time:</b> 0.04<br><b>Index:</b> 574467.0<br><b>Energy:</b> 0.0003828258", "<b>Time:</b> 0.042<br><b>Index:</b> 574467.0<br><b>Energy:</b> 0.001814743", "<b>Time:</b> 0.044<br><b>Index:</b> 574467.0<br><b>Energy:</b> 3.893569e-05", "<b>Time:</b> 0.046<br><b>Index:</b> 574467.0<br><b>Energy:</b> 0.0503221", "<b>Time:</b> 0.048<br><b>Index:</b> 574467.0<br><b>Energy:</b> 0.06792942", "<b>Time:</b> 0.05<br><b>Index:</b> 574467.0<br><b>Energy:</b> 0.06783496", "<b>Time:</b> 0.052<br><b>Index:</b> 574467.0<br><b>Energy:</b> 0.06776957", "<b>Time:</b> 0.054<br><b>Index:</b> 574467.0<br><b>Energy:</b> 0.06831349", "<b>Time:</b> 0.056<br><b>Index:</b> 574467.0<br><b>Energy:</b> 0.06822633", "<b>Time:</b> 0.058<br><b>Index:</b> 574467.0<br><b>Energy:</b> 0.0681722", "<b>Time:</b> 0.06<br><b>Index:</b> 574467.0<br><b>Energy:</b> 0.06875262", "<b>Time:</b> 0.062<br><b>Index:</b> 574467.0<br><b>Energy:</b> 0.06864947", "<b>Time:</b> 0.064<br><b>Index:</b> 574467.0<br><b>Energy:</b> 0.07078049", "<b>Time:</b> 0.066<br><b>Index:</b> 574467.0<br><b>Energy:</b> 0.06953995", "<b>Time:</b> 0.068<br><b>Index:</b> 574467.0<br><b>Energy:</b> 0.06943173", "<b>Time:</b> 0.07<br><b>Index:</b> 574467.0<br><b>Energy:</b> 0.06925083", "<b>Time:</b> 0.072<br><b>Index:</b> 574467.0<br><b>Energy:</b> 0.06935402", "<b>Time:</b> 0.074<br><b>Index:</b> 574467.0<br><b>Energy:</b> 0.0692107", "<b>Time:</b> 0.076<br><b>Index:</b> 574467.0<br><b>Energy:</b> 0.06891945", "<b>Time:</b> 0.078<br><b>Index:</b> 574467.0<br><b>Energy:</b> 0.06903909", "<b>Time:</b> 0.08<br><b>Index:</b> 574467.0<br><b>Energy:</b> 0.06885941", "<b>Time:</b> 0.082<br><b>Index:</b> 574467.0<br><b>Energy:</b> 0.06838415", "<b>Time:</b> 0.084<br><b>Index:</b> 574467.0<br><b>Energy:</b> 0.06849056", "<b>Time:</b> 0.086<br><b>Index:</b> 574467.0<br><b>Energy:</b> 0.06831885", "<b>Time:</b> 0.088<br><b>Index:</b> 574467.0<br><b>Energy:</b> 0.06817933", "<b>Time:</b> 0.09<br><b>Index:</b> 574467.0<br><b>Energy:</b> 0.06828257", "<b>Time:</b> 0.092<br><b>Index:</b> 574467.0<br><b>Energy:</b> 0.06813772", "<b>Time:</b> 0.094<br><b>Index:</b> 574467.0<br><b>Energy:</b> 0.06805248", "<b>Time:</b> 0.096<br><b>Index:</b> 574467.0<br><b>Energy:</b> 0.06791226", "<b>Time:</b> 0.098<br><b>Index:</b> 574467.0<br><b>Energy:</b> 0.06791322", "<b>Time:</b> 0.1<br><b>Index:</b> 574467.0<br><b>Energy:</b> 0.06780767", "<b>Time:</b> 0.102<br><b>Index:</b> 574467.0<br><b>Energy:</b> 0.06783799", "<b>Time:</b> 0.104<br><b>Index:</b> 574467.0<br><b>Energy:</b> 0.06789253", "<b>Time:</b> 0.106<br><b>Index:</b> 574467.0<br><b>Energy:</b> 0.06772152", "<b>Time:</b> 0.108<br><b>Index:</b> 574467.0<br><b>Energy:</b> 0.06761843", "<b>Time:</b> 0.11<br><b>Index:</b> 574467.0<br><b>Energy:</b> 0.06763294", "<b>Time:</b> 0.112<br><b>Index:</b> 574467.0<br><b>Energy:</b> 0.06750789", "<b>Time:</b> 0.114<br><b>Index:</b> 574467.0<br><b>Energy:</b> 0.06747736", "<b>Time:</b> 0.116<br><b>Index:</b> 574467.0<br><b>Energy:</b> 0.0673124", "<b>Time:</b> 0.118<br><b>Index:</b> 574467.0<br><b>Energy:</b> 0.06731645", "<b>Time:</b> 0.12<br><b>Index:</b> 574467.0<br><b>Energy:</b> 0.0672325", "<b>Time:</b> 0.122<br><b>Index:</b> 574467.0<br><b>Energy:</b> 0.0670199", "<b>Time:</b> 0.124<br><b>Index:</b> 574467.0<br><b>Energy:</b> 0.0670006", "<b>Time:</b> 0.126<br><b>Index:</b> 574467.0<br><b>Energy:</b> 0.06694896", "<b>Time:</b> 0.128<br><b>Index:</b> 574467.0<br><b>Energy:</b> 0.06695233", "<b>Time:</b> 0.13<br><b>Index:</b> 574467.0<br><b>Energy:</b> 0.06616479"], "type": "scatter", "visible": false, "x": [0, 0.002, 0.004, 0.006, 0.008, 0.01, 0.012, 0.014, 0.016, 0.018, 0.02, 0.022, 0.024, 0.026, 0.028, 0.03, 0.032, 0.034, 0.036, 0.038, 0.04, 0.042, 0.044, 0.046, 0.048, 0.05, 0.052, 0.054, 0.056, 0.058, 0.06, 0.062, 0.064, 0.066, 0.068, 0.07, 0.072, 0.074, 0.076, 0.078, 0.08, 0.082, 0.084, 0.086, 0.088, 0.09, 0.092, 0.094, 0.096, 0.098, 0.1, 0.102, 0.104, 0.106, 0.108, 0.11, 0.112, 0.114, 0.116, 0.118, 0.12, 0.122, 0.124, 0.126, 0.128, 0.13], "xaxis": "x", "y": [0.03838, 0.2245, 0.2196, 0.2761, 0.1771, 0.115, -0.07619, 0.1641, 0.2612, -0.03987, 0.05642, -0.1788, -0.008998, -0.03455, 0.1265, 0.02551, 0.01665, -0.06193, 0.09887, -0.06712, 0.1331, 0.01606, 0.2531, 4.844, -0.7059, -0.08693, 0.6948, -0.7959, -0.1696, 0.6997, -1.039, -0.06974, 2.806, -1.446, 1.212, -0.4111, -1.037, 0.3008, -0.5977, -1.153, 0.01614, -0.2572, -0.9511, -0.03167, -0.1751, -1.343, -0.287, 0.9762, -0.8771, -0.256, -0.0927, -0.2873, -0.7975, 0.00842, -0.03069, -0.8155, -0.1115, -0.04047, -0.1734, -0.5808, 0.01047, -0.04501, -0.9249, -0.03292, -0.07425, 0.0002203], "yaxis": "y"}], "layout": {"annotations": [{"font": {"size": 16}, "showarrow": false, "text": "Trajectory of Particle: 574467", "x": 0.225, "xanchor": "center", "xref": "paper", "y": 1, "yanchor": "bottom", "yref": "paper"}, {"font": {"size": 16}, "showarrow": false, "text": "Value Over Time", "x": 0.775, "xanchor": "center", "xref": "paper", "y": 1, "yanchor": "bottom", "yref": "paper"}], "height": 800, "scene": {"domain": {"x": [0, 0.5], "y": [0, 1]}}, "updatemenus": [{"buttons": [{"args": [{"visible": [true, true, false, false]}, {"title": "Time series of Ep"}], "label": "ep", "method": "update"}, {"args": [{"visible": [true, false, true, false]}, {"title": "Time series of Gradb"}], "label": "gradb", "method": "update"}, {"args": [{"visible": [true, false, false, true]}, {"title": "Time series of Curvb"}], "label": "curvb", "method": "update"}], "direction": "right", "type": "buttons", "x": 1.01, "xanchor": "left", "y": 0.8, "yanchor": "top"}], "width": 1500, "xaxis": {"anchor": "y", "domain": [0.55, 1], "title": {"text": "Time"}}, "xaxis2": {"domain": [0.55, 1]}, "yaxis": {"anchor": "x", "domain": [0, 1], "title": {"text": "Value"}}}}
